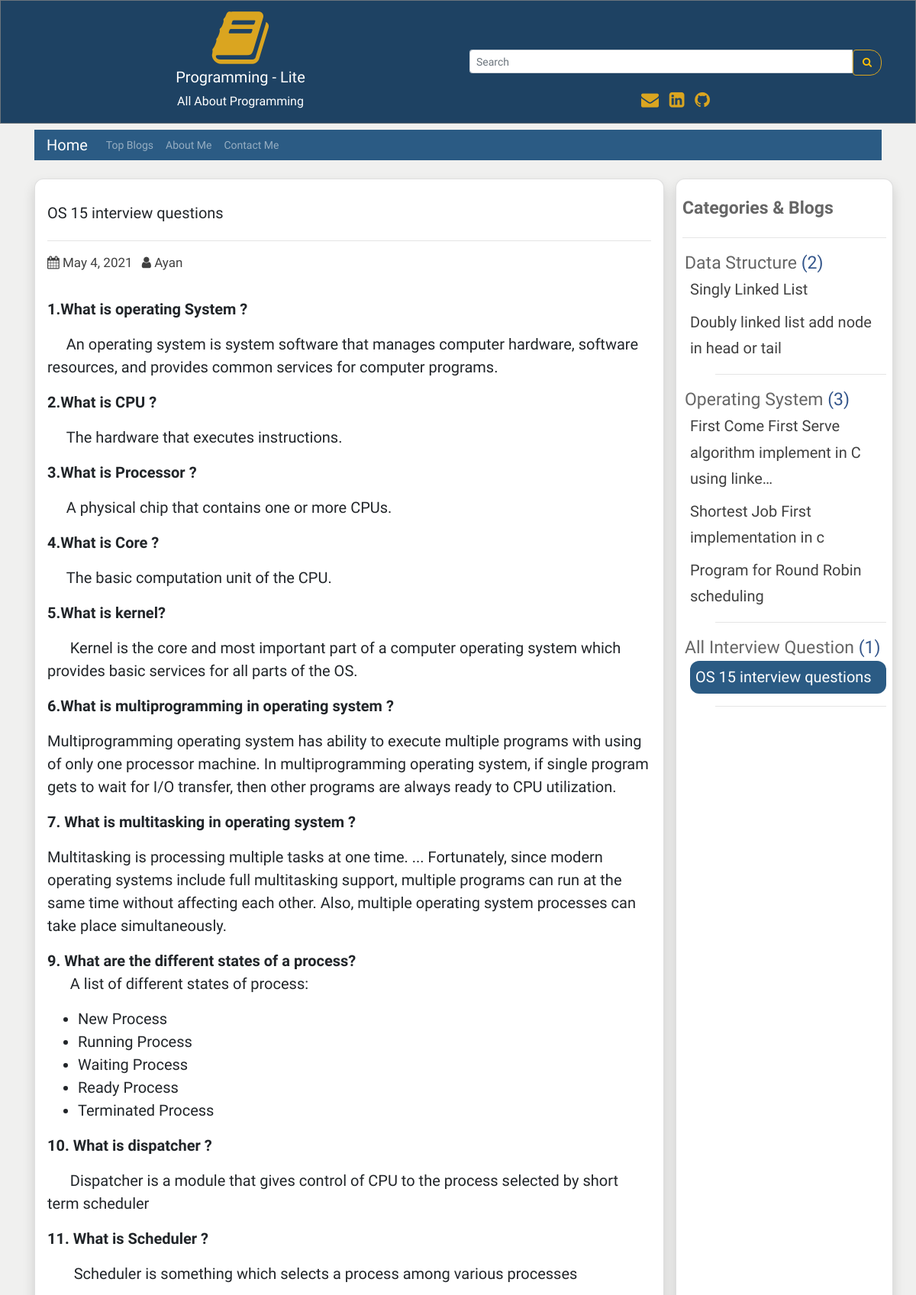
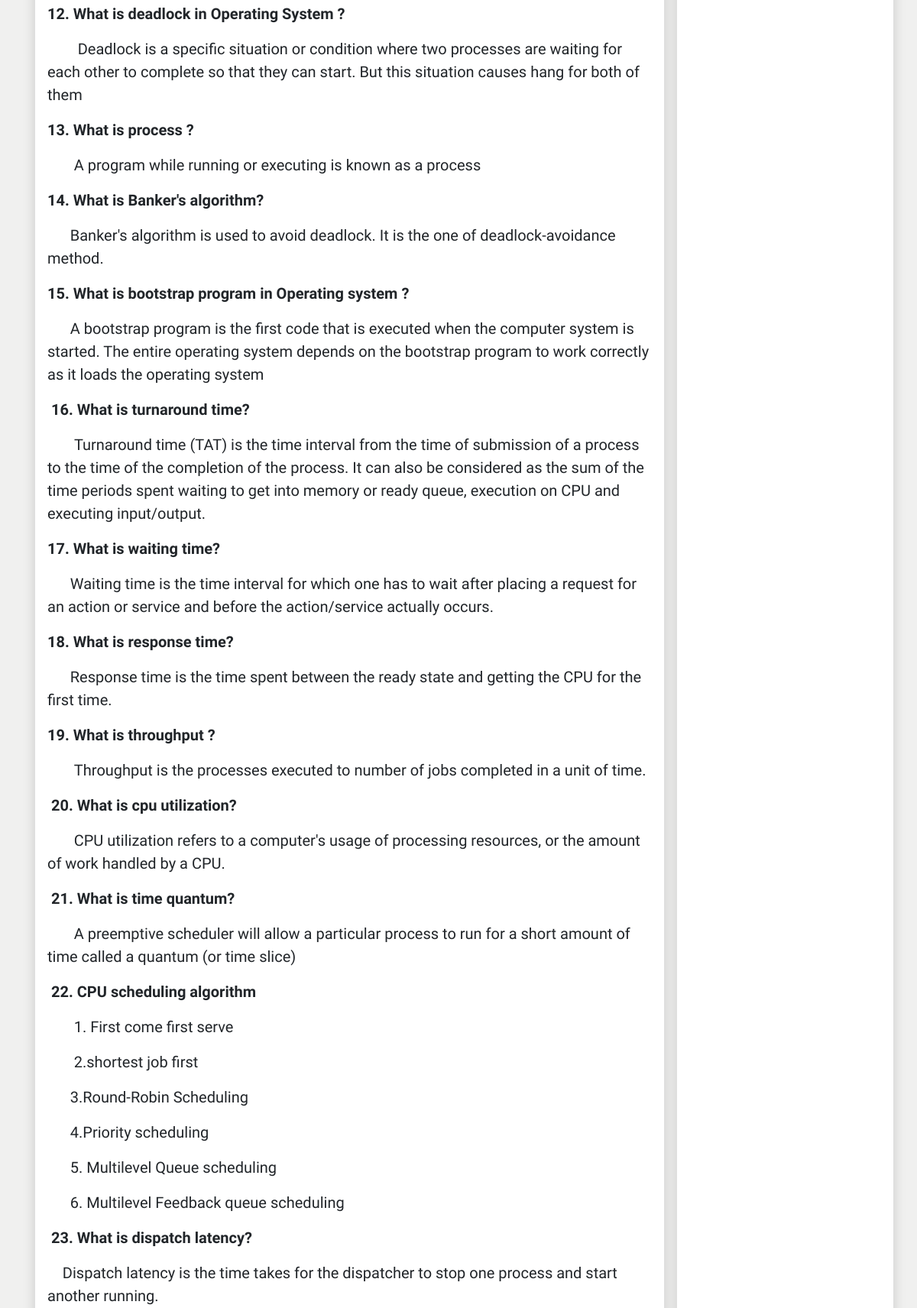
The page /morees/13/OS 15 interview questions (upper part) on the database its author committed (2 pictures, top to bottom).
### user_panel_1/models.py (models this page shows)
class Blog(models.Model):
    cat_name = models.ForeignKey(Category, on_delete=models.CASCADE)
    blog_author = models.CharField(max_length=200)
    blog_priority = models.IntegerField(blank=True, null=True)
    blog_tags = TaggableManager()
    blog_title = models.CharField(max_length=200)
    blog_descriptions = models.CharField(max_length=600);
    blog_body = RichTextUploadingField(blank=True, null=True)
    blog_views = models.IntegerField(default=0)
    blog_updateDate = models.DateField()
    blog_date = models.DateField(auto_now_add=True, auto_now=False, blank=True)
    def __str__(self):
        return self.blog_title

class Category(models.Model):
    cat_name = models.CharField(max_length=300)
    cat_priority = models.IntegerField(blank=True, null=True);
    def __str__(self):
        return self.cat_name

### user_panel_1/views.py (the view)
# urls.py: path('morees/<str:more_slug>/<str:more_slug2>', views.mores, name='more_page'),
def mores(request, more_slug, more_slug2):
    slug = more_slug
    slug2 = more_slug2
    slug = int(slug)
    print("slug =================",slug)
    blog_more = Blog.objects.filter(id=slug).first()
    print("Blog more ========>", blog_more)
    blog_more.blog_views = blog_more.blog_views + 1
    blog_more.save()
    blogss = get_object_or_404(Blog, id=slug)
    categorys = Blog.objects.all().select_related('cat_name')
    categorys = categorys.order_by('cat_name__cat_priority', 'cat_name', 'blog_priority') #sort all data
    reacentBlog = Blog.objects.all().order_by('-blog_date')[0:5]
    go_back = slug
    comments = blogss.comments.filter(active=True, parent__isnull=True)
    if request.method == 'POST':
        comment_form = CommentForm(data=request.POST)
        if comment_form.is_valid():
            parent_obj = None
            try:
                parent_id = int(request.POST.get('parent_id'))
            except:
                parent_id = None
            if parent_id:
                parent_obj = Comment.objects.get(id=parent_id)
                if parent_obj:
                    replay_comment = comment_form.save(commit=False)
                    replay_comment.parent = parent_obj
            new_comment = comment_form.save(commit=False)
            new_comment.blog = blogss
            new_comment.save()
            return HttpResponseRedirect(reverse('more', args=[str(go_back)]))
    else:
        comment_form = CommentForm()
    context = {
        'comments': comments,
        'comment_form': comment_form,
        'object_list': categorys,
        'more': blog_more,
        'recentBlog': reacentBlog,
    }
    return render(request,'more.html', context)

### user_panel_1/forms.py
class CommentForm(forms.ModelForm):
    email = forms.EmailField(widget=forms.TextInput(
        attrs = {
            'class': 'form-control input-edit',
            'placeholder' : 'email'
        }
    ))
    name = forms.CharField(widget=forms.TextInput(
        attrs={
            'class': 'form-control input-edit',
            'placeholder': 'name'
        }
    ))
    body = forms.CharField( widget=forms.Textarea(
        attrs={
            'class': 'form-control input-edit',
        }
    ))
    class Meta:
        model = Comment
        fields = ('name', 'email', 'body')

### templates/more.html (shortened to what this page needs)
{% extends 'base.html' %}
{% load static %}
{% load humanize %}
{% block content %}
<div class="">
<div class="card shadow mt-4  rounded p-3 ">
<h5 class="mt-3">{{more.blog_title}}</h5>
<hr>
 <p  class="description">
  <a href="{% url 'date' more.blog_date %}" class="ur description"><i class="fa fa-calendar" aria-hidden="true"></i> {{ more.blog_date}} </a>
          <a href="{% url 'author' more.blog_author %}" class="ur description ml-2"><i class="fa fa-user" aria-hidden="true"></i>  {{ more.blog_author}} </a>
                            </p>
<div style="font-size: 20px;" class="mt-3">{{more.blog_body | safe}}</div>
</div>
</div>
{% endblock content %}

### templates/base.html (shortened to what this page needs)
{% load static %}
{% load humanize %}
<!DOCTYPE html>
<html lang="en">
<head>
  <link rel="stylesheet" href="https://maxcdn.bootstrapcdn.com/bootstrap/4.5.2/css/bootstrap.min.css">
  <link rel="stylesheet"
      href="//cdnjs.cloudflare.com/ajax/libs/highlight.js/10.7.2/styles/default.min.css">
    <link
      rel="stylesheet"
      href="https://cdnjs.cloudflare.com/ajax/libs/font-awesome/4.7.0/css/font-awesome.min.css"
    />
    <link
      rel="stylesheet"
      href="{% static 'css/style.css' %}"
    />
    <link href="https://cdn.jsdelivr.net/gh/gitbrent/bootstrap4-toggle@3.6.1/css/bootstrap4-toggle.min.css" rel="stylesheet">
</head>
<body style="background: hsl(84, 3%, 94%);">
<div class="jbc border border-secondary ">
 <div class="container mt-2 text-center">
 <div class="row">
     <div class="col-sm-6">
     <i class="fa fa-book logo" aria-hidden="true"></i><br>
 <h5 class="text-white">Programming - Lite</h5>
 <p class="text-white">All About Programming</p>
     </div>
     <div class="col-sm-6 mt-2">
        <form method="GET" action="{% url 'search' %}">
    <div class="input-group input-group-sm mt-5"  >
      <input type="text" class="form-control" placeholder="Search" name='search' required>
      <div class="input-group-btn">
        <button class="btn btn-outline-warning sb" type="submit"><i class="fa fa-search" aria-hidden="true"></i>
</button>
      </div>
    </div>
  </form>
       <div class="mt-3">
       <span class="text-style-two"><a href="mailto:aaziz9642@gmail.com" style="text-decoration: none; font-size:23px;" target="_blank" class="text-warning"><i class="fa fa-envelope pr-2" aria-hidden="true"></i> </a></span>
<span class="text-style-two"><a href="https://linkedin.com/in/azizur-rahman-720636165" style="text-decoration: none; font-size:23px;"  target="_blank" class="text-warning "><i class="fa fa-linkedin-square" aria-hidden="true"></i> </a></span>
<span class="text-style-two"><a href="https://github.com/ayanchyaziz123" style="text-decoration: none; font-size:23px;" target="_blank" class="text-warning"><i class="fa fa-github pl-2" aria-hidden="true"></i></a></span>
     </div>
     </div>
    </div>
</div>
 </div>
<div class="container">
    <nav class="navbar navbar-expand-lg navbar-dark bg-dark mt-2 pt-0 pb-0">
    {% url 'blog' as blog %}
  <a class="navbar-brand {% if request.path == blog %}active{% endif %}" href="{% url 'blog' %}">Home</a>
  <div
  class="collapse navbar-collapse" id="navbarsExampleDefault">
    <ul class="navbar-nav mr-auto">
    {% url 'topBlog' as topBlog%}
      <li class="nav-item {% if request.path == topBlog %}active{% endif %}">
        <a class="nav-link " href="{% url 'topBlog' %}">Top Blogs<span class="sr-only">(current)</span></a>
      </li>
      {% url 'about' as about %}
      <li class="nav-item {% if request.path == about %}active{% endif %}">
        <a class="nav-link " href="{% url 'about' %}">About Me<span class="sr-only">(current)</span></a>
      </li>
      {% url 'contact' as contact %}
      <li class="nav-item {% if request.path == contact %}active{% endif %}">
        <a class="nav-link" href="{% url 'contact' %}">Contact Me<span class="sr-only">(current)</span></a>
      </li>
    </ul>
  </div>
</nav>
<div class="row">
    <div class="col-sm-9">
    {% block content %}
    {% endblock content %}
    </div>
    <div class="col-sm-3 card shadow mt-4 rounded p-2">
     <h5 class="mt-3"><strong class="title">Categories & Blogs</strong></h5>
     <hr>
     {% regroup object_list by cat_name as cat_all %}
<ul>
{% for categories in cat_all %}
    <li style="list-style-type:none; margin-left:-37px;" class="title">{{ categories.grouper }} <span class="total-cat">({{ categories.list|length}}) </span>
    <ul style="list-style-type:none;">
        {% for blog in categories.list %}
          <li style="margin-left:-33px;"  class="ur {% if blog.id == more.id %}activee{% endif %}">
          <a href="{% url 'more_page' blog.id blog.blog_title%}" class="ur {% if blog.id == more.id %}disabled{% endif %}" style="{% if blog.id == more.id %}color:#fff;{% endif %}font-size: 20px;">{{ blog.blog_title | truncatechars:60}}</li></a>
        {% endfor %}
        <hr>
    </ul>
    </li>
{% endfor %}
</ul>
    </div>
</div>
</div>
</body>
</html>

### static/css/style.css (style rules this page uses)
:root { --bg-size: 100% 100%; --main_color: #fff; --title: 'Josefin Sans', sans-serif; --font-para: 'David Libre', serif; --btn-color: #bbe1fa; --btn-font-color: #000; --btn-font: 1.5rem; --eff: .3s all ease; }
* { font-family: var(--font-para); }
body { background: hsl(84, 3%, 94%) !important; }
.btn { outline: none !important; }
.bg-dark { background: #2b5b84 !important; }
.logo { font-size: 80px; color: #DAA520; }
li .nav-link { font-size: 14px !important; }
.btn { font-size: 13px !important; }
.description { color: #666666; font-size: 17px !important; }
.btn-outline-warning { border-color: #DAA520 !important; color: #DAA520 im !important; }
.title { color: #666; font-size: 23px !important; }
.text-warning { color: #DAA520 !important; }
.ur { text-decoration: none !important; color: #404040; }
.rounded { border-radius: 12px !important; }
.activee { color: #fff !important; background: #2b5b84 !important; padding-left: 7px !important; padding-right: 7px !important; padding-bottom: 4px !important; padding-top: 4px !important; border-radius: 12px !important; }
.disabled { pointer-events: none; cursor: default; }
a.disabled { pointer-events: none; cursor: default; }
.jbc { background-color: #1e4263 !important; }
.sb { border-top-right-radius: 15px !important; border-bottom-right-radius: 15px !important; }
.total-cat { color: #34568B !important; }

### rows shown on the page
Blog: blog_title "OS 15 interview questions", blog_date "May 4, 2021", blog_author "Ayan", blog_body "1.What is operating System ? An operating system is system software that manages computer hardware, software resources, and provides common services for computer programs. 2.What is CPU ? The hardware that executes instructions. 3.What is Processor ? A physical chip that contains one or more CPUs. 4.What is Core ? The basic computation unit of the CPU. 5.What is kernel? Kernel is the core and most important part of a computer operating system which provides basic services for all parts of the OS. 6.What is multiprogramming in operating system ? Multiprogramming operating system has ability to execute multiple programs with using of only one processor machine. In multiprogramming operating…"
Category: grouper "Data Structure", list|length "2"
Blog: blog_title "Singly Linked List"
Blog: blog_title "Doubly linked list add node in head or tail"
Category: grouper "Operating System", list|length "3"
Blog: blog_title "First Come First Serve algorithm implement in C using linke…"
Blog: blog_title "Shortest Job First implementation in c"
Blog: blog_title "Program for Round Robin scheduling"
Category: grouper "All Interview Question", list|length "1"
